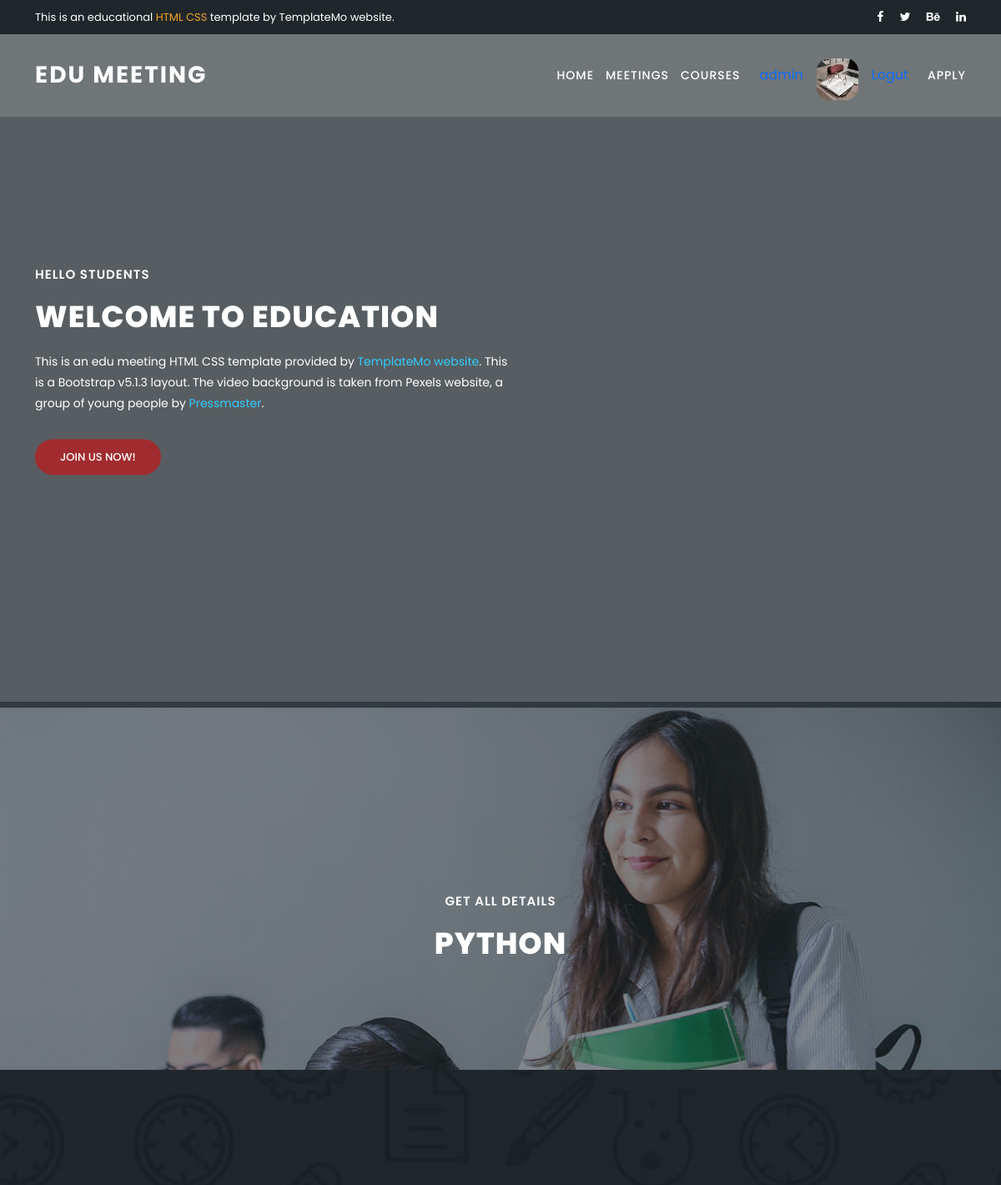
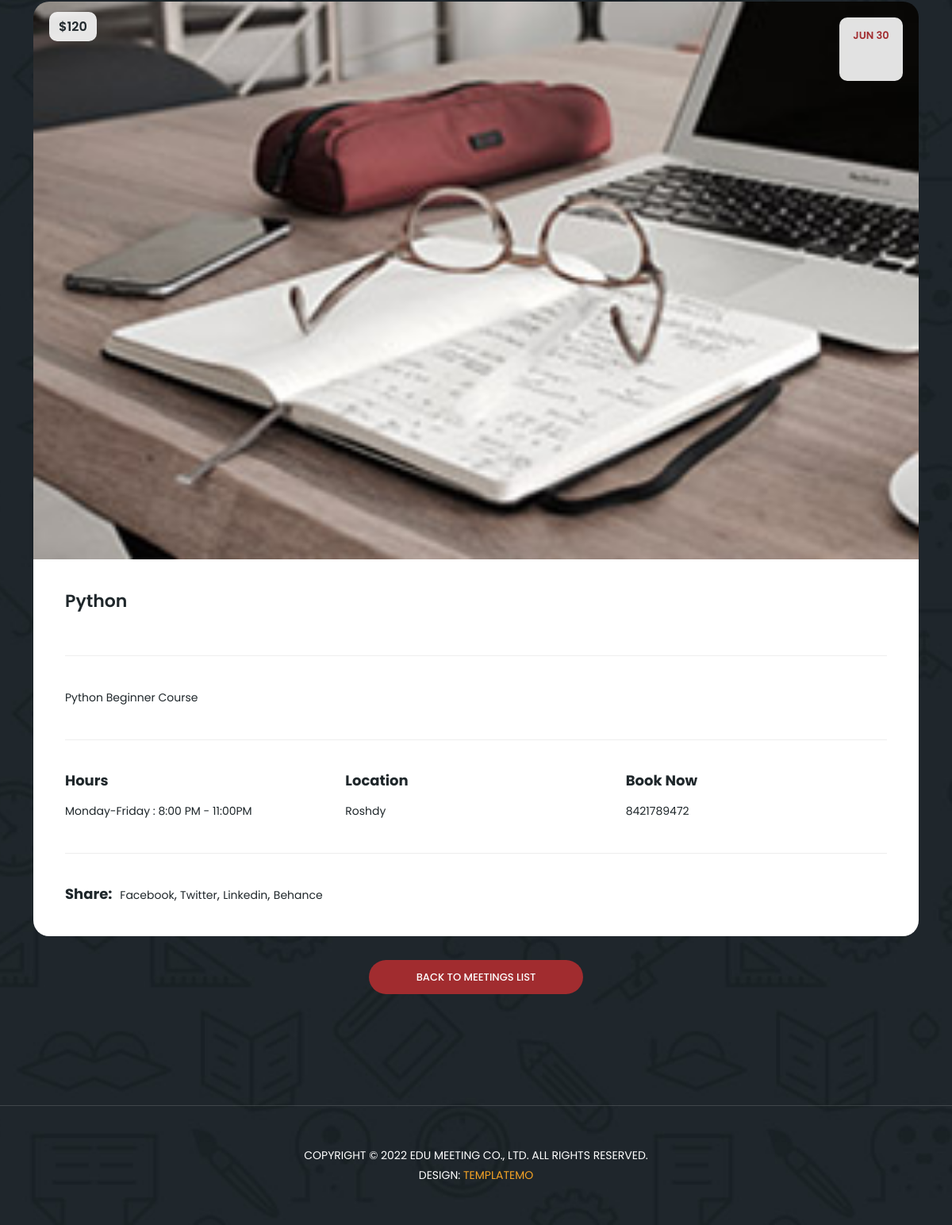
The app's page /Courses/python/ (signed in) with its own data (2 pictures, top to bottom).
### Apply/models.py (models this page shows, shortened)
class Profile(models.Model):
    user=models.ForeignKey(User,on_delete=models.CASCADE)
    phone=models.CharField(max_length=20)
    image=models.ImageField(upload_to=profile_pic, height_field=None, width_field=None, max_length=None)
    class Meta:
        verbose_name = ("Profile")
        verbose_name_plural = ("Profiles")

### Courses/models.py (models this page shows, shortened)
class Course(models.Model):
    title=models.CharField(max_length=50)
    slug=models.SlugField(unique=True,blank=True,null=True)
    date=models.DateField( auto_now_add=False)
    description=models.TextField()
    price=models.IntegerField()
    Hours=models.CharField(max_length=50)
    location=models.CharField(max_length=50)
    book=models.CharField(max_length=50)
    image=models.ImageField( upload_to=Course_image)
    class Meta:
        verbose_name = ("Course")
        verbose_name_plural = ("Courses")
    def __str__(self):
        return self.title

### Courses/views.py (the view)
# urls.py: path('<str:slug>/',views.course_detail,name='course_detail'),
def course_detail(request,slug):
    course=Course.objects.get(slug=slug)
    context={'course':course}
    return render(request,'Courses/Course_detail.html',context)

### Apply/context_processor.py (called while the page is built)
def profile_context(request,profile=None):
    if request.user.is_authenticated:
        profile=Profile.objects.get(user=request.user)
    return {'profile':profile}

### templates/Courses/Course_detail.html (shortened to what this page needs)
{% extends "Base/Base.html" %}
{% block body %}
  <section class="heading-page header-text" id="top">
    <div class="container">
      <div class="row">
        <div class="col-lg-12">
          <h6>Get all details</h6>
          <h2>{{course}}</h2>
        </div>
      </div>
    </div>
  </section>
  <section class="meetings-page" id="meetings">
    <div class="container">
      <div class="row">
        <div class="col-lg-12">
          <div class="row">
            <div class="col-lg-12">
              <div class="meeting-single-item">
                <div class="thumb">
                  <div class="price">
                    <span>${{course.price}}</span>
                  </div>
                  <div class="date">
                    <h6>{{course.date|date:"M t"}}</h6>
                  </div>
                  <img src={{course.image.url}} alt=""></a>
                </div>
                <div class="down-content">
                  <a href={% url "Apply:application" %}><h4>{{course}}</h4></a>
                  <p class="description">
                    {{course.description}}
                  </p>
                  <div class="row">
                    <div class="col-lg-4">
                      <div class="hours">
                        <h5>Hours</h5>
                        <p>{{course.Hours}}</p>
                      </div>
                    </div>
                    <div class="col-lg-4">
                      <div class="location">
                        <h5>Location</h5>
                        <p>{{course.location}}</p>
                      </div>
                    </div>
                    <div class="col-lg-4">
                      <div class="book now">
                        <h5>Book Now</h5>
                        <p>{{course.book}}</p>
                      </div>
                    </div>
                    <div class="col-lg-12">
                      <div class="share">
                        <h5>Share:</h5>
                        <ul>
                          <li><a href="#">Facebook</a>,</li>
                          <li><a href="#">Twitter</a>,</li>
                          <li><a href="#">Linkedin</a>,</li>
                          <li><a href="#">Behance</a></li>
                        </ul>
                      </div>
                    </div>
                  </div>
                </div>
              </div>
            </div>
            <div class="col-lg-12">
              <div class="main-button-red">
                <a href={% url "Courses:courses" %}>Back To Meetings List</a>
              </div>
            </div>
          </div>
        </div>
      </div>
    </div>
    {% endblock body %}

### templates/Base/Base.html (shortened to what this page needs)
{% load static %}
<!DOCTYPE html>
<html lang="en">
  <head>
    <link href={% static "vendor/bootstrap/css/bootstrap.min.css" %} rel="stylesheet">
    <link rel="stylesheet" href={% static "assets/css/fontawesome.css" %}>
    <link rel="stylesheet" href={% static "assets/css/templatemo-edu-meeting.css" %}>
    <link rel="stylesheet" href={% static "assets/css/owl.css" %}>
    <link rel="stylesheet" href={% static "assets/css/lightbox.css" %}>
  </head>
<body>
  <div class="sub-header">
    <div class="container">
      <div class="row">
        <div class="col-lg-8 col-sm-8">
          <div class="left-content">
            <p>This is an educational <em>HTML CSS</em> template by TemplateMo website.</p>
          </div>
        </div>
        <div class="col-lg-4 col-sm-4">
          <div class="right-icons">
            <ul>
              <li><a href="#"><i class="fa fa-facebook"></i></a></li>
              <li><a href="#"><i class="fa fa-twitter"></i></a></li>
              <li><a href="#"><i class="fa fa-behance"></i></a></li>
              <li><a href="#"><i class="fa fa-linkedin"></i></a></li>
            </ul>
          </div>
        </div>
      </div>
    </div>
  </div>
  <header class="header-area header-sticky">
      <div class="container">
          <div class="row">
              <div class="col-12">
                  <nav class="main-nav">
                      <a href="index.html" class="logo">
                          Edu Meeting
                      </a>
                      <ul class="nav">
                          <li><a href={% url "Home:home" %}>Home</a></li>
                          <li><a href={% url "Meetings:meetings" %}>Meetings</a></li>
                          <li><a href={% url "Courses:courses" %}>Courses</a></li>
                          {% if request.user.is_authenticated %}
                          <a href={% url "accounts:profile" %} class="nav-item nav-link">{{user}}</a>
                          {% if profile.image %}
                            <img src="{{profile.image.url}}" alt="" style="width:50px;height:50px; border-radius:30%;">
                          {% endif %}
                          <a href={% url "accounts:logout" %} class="nav-item nav-link">Logut</a>
                          {% else %}
                          <a href={% url "accounts:register" %} class="nav-item nav-link">Register</a>
                          <a href={% url "accounts:login" %} class="nav-item nav-link">Log in</a>
                          {% endif %}
                          <li><a href={% url "accounts:application" %}>Apply</a></li>
                      </ul>
                  </nav>
              </div>
          </div>
      </div>
  </header>
  <section class="section main-banner" id="top" data-section="section1">
      <video autoplay muted loop id="bg-video">
          <source src={% static "assets/images/course-video.mp4" %} type="video/mp4" />
      </video>
      <div class="video-overlay header-text">
          <div class="container">
            <div class="row">
              <div class="col-lg-12">
                <div class="caption">
              <h6>Hello Students</h6>
              <h2>Welcome to Education</h2>
              <p>This is an edu meeting HTML CSS template provided by <a rel="nofollow" href="https://templatemo.com/page/1" target="_blank">TemplateMo website</a>. This is a Bootstrap v5.1.3 layout. The video background is taken from Pexels website, a group of young people by <a rel="nofollow" href="https://www.pexels.com/@pressmaster" target="_blank">Pressmaster</a>.</p>
              <div class="main-button-red">
                  <div class="scroll-to-section"><a href="#contact">Join Us Now!</a></div>
              </div>
          </div>
              </div>
            </div>
          </div>
      </div>
  </section>
  {% block body %}
  {% endblock body %}
    <div class="footer">
      <p>Copyright © 2022 Edu Meeting Co., Ltd. All Rights Reserved.
          <br>Design: <a href="https://templatemo.com" target="_parent" title="free css templates">TemplateMo</a></p>
    </div>
  </section>
</body>
</body>
</html>

### records on screen
Profile: image (picture)
Course: title "PYTHON", price "120", date "JUN 30", image (picture), title "Python", description "Python Beginner Course", Hours "Monday-Friday : 8:00 PM - 11:00PM", location "Roshdy", book "8421789472"

### other values on screen
{{ user }} "admin"
